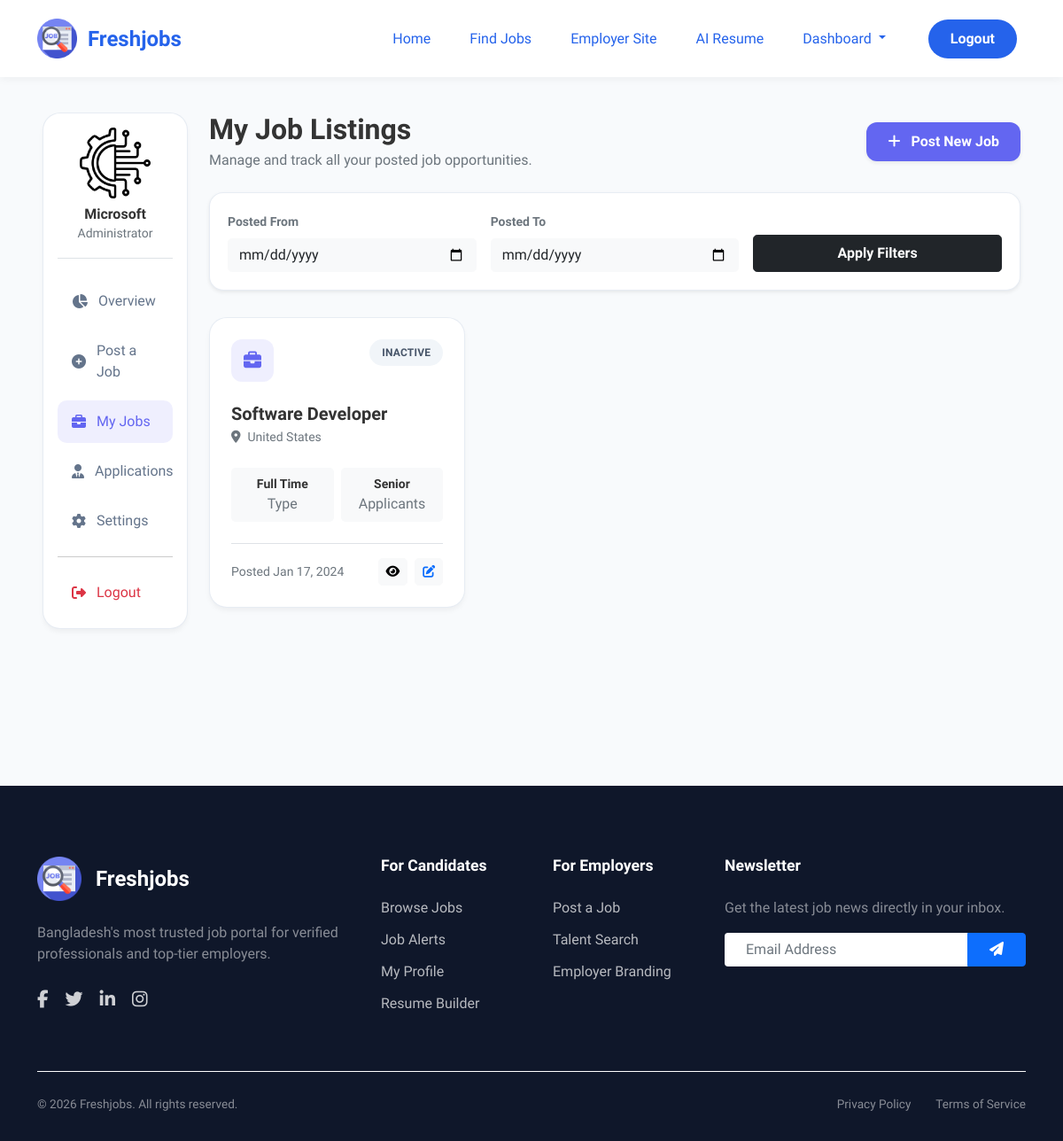
The page /jobdetails/ (signed in) on the database as committed earlier.
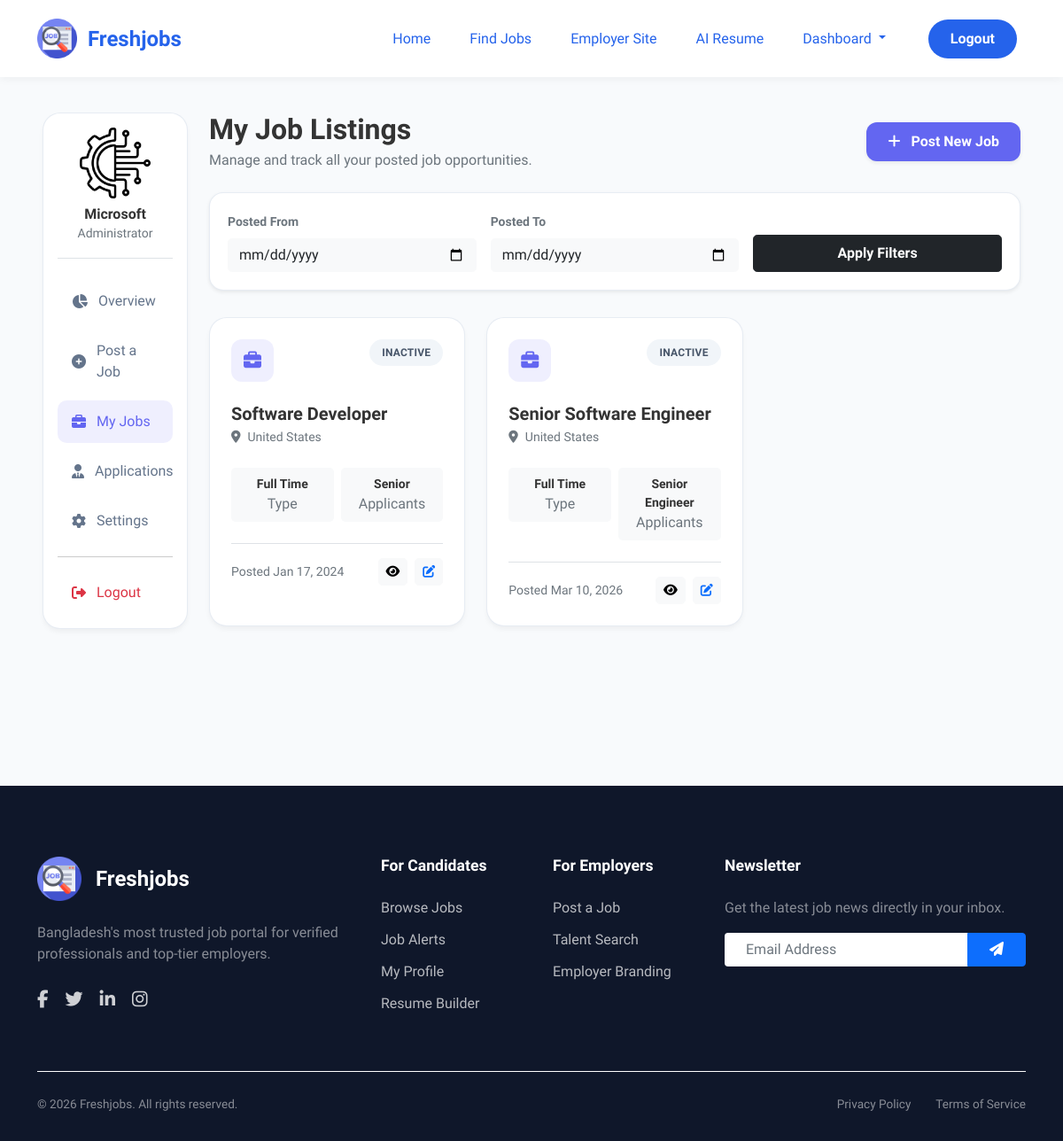
The same page on the database as committed later.
### jobs/models.py (models this page shows)
class Jobs(models.Model):
    title = models.CharField(max_length=70)
    description = models.TextField()
    industry = models.ForeignKey(Category,on_delete=models.CASCADE,default=None)
    Job_type = models.CharField(max_length=30,choices = JOB_TYPE,default='Full Time')
    requirements = models.TextField()
    Responsibities = models.TextField(default=None)
    qualifications = models.TextField(default=None)
    Post = models.CharField(max_length=255,default=None)
    salary = models.CharField(max_length=255,default=None)
    Benifits = models.CharField(max_length=255,default=None)
    posted_by = models.ForeignKey(Employee,on_delete=models.CASCADE)
    created_on = models.DateTimeField(auto_now_add = True)
    location = models.ForeignKey(Location, on_delete=models.CASCADE,default=None)
    def __str__(self) -> str:
        return self.title

### location/models.py (models this page shows)
class Location(models.Model):
    name = models.CharField(max_length=200)
    slug = models.CharField(max_length=200)
    def __str__(self):
        return self.name

### jobs/views.py (the view)
# urls.py: path('jobdetails/',views.jobdetails.as_view(),name='jobdetails'),
class jobdetails(LoginRequiredMixin,ListView):
        template_name = "job_details.html"
        model = Jobs
        def get_queryset(self):
            queryset = super().get_queryset().filter(
                posted_by__user=self.request.user
            )
            print(queryset)
            start_date_str = self.request.GET.get('start_date')
            end_date_str = self.request.GET.get('end_date')
            if start_date_str and end_date_str :
                start_date = datetime.strptime(start_date_str,"%Y-%m-%d").date()
                end_date = datetime.strptime(end_date_str,"%Y-%m-%d").date()
                queryset = queryset.filter(created_on__date__gte = start_date,created_on__date__lte = end_date )
            return queryset.distinct()

### core/context_processors.py (called while the page is built)
def show_seeker_link(request):
    show_link = True  # Default to showing the link
    if 'jobs' not in request.resolver_match.func.__globals__:
        show_link = False
    return {'show_seeker_link': show_link}

### jobs/templates/job_details.html (shortened to what the changed rows need)
{% extends 'index.html' %}
{% load static %}
{% load humanize %}
{% block content %}
<link href="https://unpkg.com/aos@2.3.1/dist/aos.css" rel="stylesheet">
<div class="dashboard-container">
    <div class="container-fluid px-lg-5">
        <div class="row">
            <div class="col-lg-10">
                <div class="d-flex justify-content-between align-items-center mb-4" data-aos="fade-down">
                    <div>
                        <h2 class="fw-bold mb-1">My Job Listings</h2>
                    </div>
                </div>
                <div class="row g-4" data-aos="fade-up" data-aos-delay="200">
                    {% for job in object_list %}
                    <div class="col-xl-4 col-md-6">
                        <div class="dash-card h-100 p-4">
                            <div class="d-flex justify-content-between align-items-start mb-4">
                                <div class="job-icon-box bg-primary-soft">
                                    <i class="fas fa-briefcase"></i>
                                </div>
                                <span class="status-badge {% if job.is_active %}badge-active{% else %}badge-inactive{% endif %}">
                                    {% if job.is_active %}Active{% else %}Inactive{% endif %}
                                </span>
                            </div>
                            <h5 class="fw-bold mb-1">{{ job.title }}</h5>
                            <p class="text-muted small mb-4"><i class="fas fa-map-marker-alt me-2"></i>{{ job.location }}</p>
                            <div class="row g-2 mb-4">
                                <div class="col-6">
                                    <div class="p-2 rounded-3 bg-light text-center">
                                        <div class="small fw-bold">{{ job.Job_type }}</div>
                                        <div class="extra-small text-muted">Type</div>
                                    </div>
                                </div>
                                <div class="col-6">
                                    <div class="p-2 rounded-3 bg-light text-center">
                                        <div class="small fw-bold">{{ job.Post }}</div>
                                        <div class="extra-small text-muted">Applicants</div>
                                    </div>
                                </div>
                            </div>
                            <div class="d-flex justify-content-between align-items-center mt-auto pt-3 border-top">
                                <small class="text-muted">Posted {{ job.created_on|date:"M d, Y" }}</small>
                                <div class="d-flex gap-2">
                                    <a href="{% url 'details' job.pk %}" class="btn btn-sm btn-light rounded-3" title="View"><i class="fas fa-eye"></i></a>
                                    <a href="{% url 'jobupate' job.pk %}" class="btn btn-sm btn-light rounded-3 text-primary" title="Edit"><i class="fas fa-edit"></i></a>
                                </div>
                            </div>
                        </div>
                    </div>
                    {% endfor %}
                </div>
            </div>
        </div>
    </div>
</div>
{% endblock %}

Rows that differ between the two databases and show on the page:
added Jobs: title "Senior Software Engineer", location "United States", Job_type "Full Time", Post "Senior Engineer", created_on "Mar 10, 2026"
